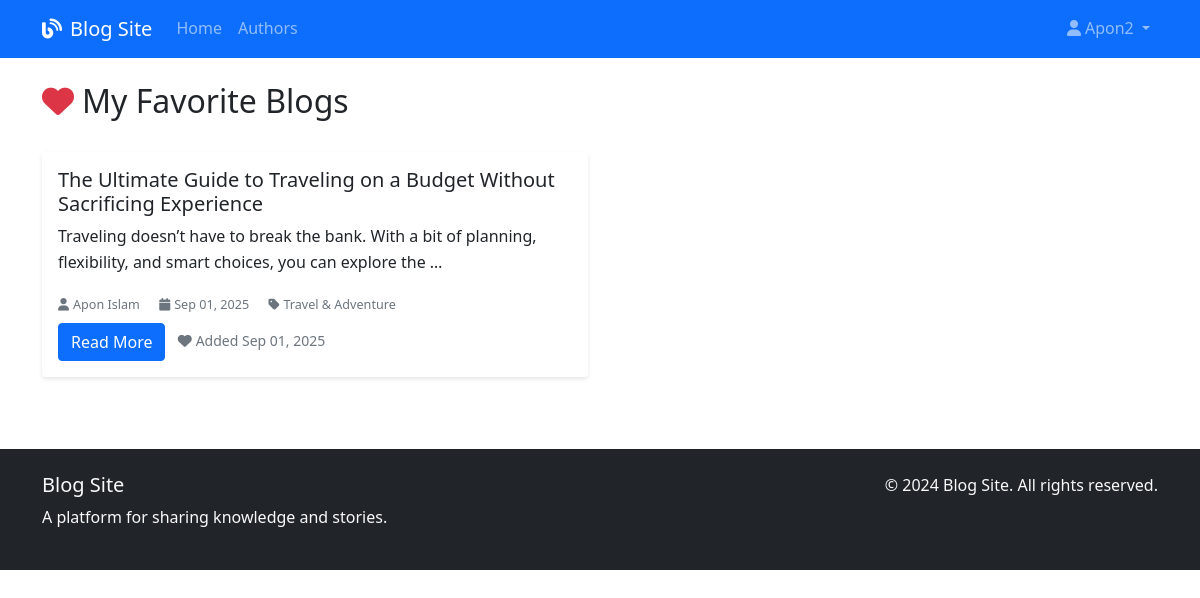
The app's page /accounts/favorites/ (signed in) with its own data.
### accounts/models.py (models this page shows, shortened)
class User(AbstractUser):
    USER_ROLES = (
        ('admin', 'Admin'),
        ('author', 'Author'),
        ('reader', 'Reader'),
    )
    role = models.CharField(max_length=10, choices=USER_ROLES, default='reader')
    bio = models.TextField(max_length=500, blank=True)
    profile_picture = models.ImageField(upload_to='profile_pics/', blank=True, null=True)
    website = models.URLField(blank=True)
    twitter = models.CharField(max_length=100, blank=True)
    linkedin = models.CharField(max_length=100, blank=True)
    github = models.CharField(max_length=100, blank=True)
    is_email_verified = models.BooleanField(default=False)
    email_verification_token = models.CharField(max_length=100, blank=True)
    created_at = models.DateTimeField(default=timezone.now)
    def get_full_name(self):
        return f"{self.first_name} {self.last_name}".strip() or self.username

### blog/models.py (models this page shows, shortened)
class Favorite(models.Model):
    user = models.ForeignKey(User, on_delete=models.CASCADE, related_name='favorites')
    blog = models.ForeignKey(Blog, on_delete=models.CASCADE, related_name='favorited_by')
    created_at = models.DateTimeField(default=timezone.now)
    class Meta:
        unique_together = ('user', 'blog')

class Blog(models.Model):
    STATUS_CHOICES = (
        ('published', 'Published'),
    )
    title = models.CharField(max_length=200)
    slug = models.SlugField(max_length=200, unique=True)
    author = models.ForeignKey(User, on_delete=models.CASCADE, related_name='blogs')
    body = models.TextField()
    category = models.ForeignKey(Category, on_delete=models.SET_NULL, null=True, blank=True)
    status = models.CharField(max_length=10, choices=STATUS_CHOICES, default='draft')
    featured_image = models.ImageField(upload_to='blog_images/', blank=True, null=True)
    created_at = models.DateTimeField(default=timezone.now)
    updated_at = models.DateTimeField(auto_now=True)
    views = models.PositiveIntegerField(default=0)
    class Meta:
        ordering = ['-created_at']
    def get_absolute_url(self):
        return reverse('blog:detail', kwargs={'slug': self.slug})

class Category(models.Model):
    name = models.CharField(max_length=100, unique=True)
    description = models.TextField(blank=True)
    created_at = models.DateTimeField(default=timezone.now)
    class Meta:
        verbose_name_plural = "Categories"

### accounts/views.py (the view)
# urls.py: path('favorites/', views.favorites_view, name='favorites'),
@login_required
def favorites_view(request):
    favorites = request.user.favorites.all().select_related('blog', 'blog__author')
    return render(request, 'accounts/favorites.html', {'favorites': favorites})

### templates/accounts/favorites.html (shortened to what this page needs)
{% extends 'base.html' %}
{% block content %}
<div class="d-flex justify-content-between align-items-center mb-4">
    <h2><i class="fas fa-heart me-2 text-danger"></i>My Favorite Blogs</h2>
</div>
{% if favorites %}
    <div class="row">
        {% for favorite in favorites %}
            <div class="col-md-6 mb-4">
                <div class="card blog-card h-100">
                    <div class="card-body d-flex flex-column">
                        <h5 class="card-title">{{ favorite.blog.title }}</h5>
                        <p class="card-text">{{ favorite.blog.body|truncatewords:20 }}</p>
                        <div class="blog-meta mb-2">
                            <small>
                                <i class="fas fa-user me-1"></i>{{ favorite.blog.author.get_full_name }}
                                <i class="fas fa-calendar ms-3 me-1"></i>{{ favorite.blog.created_at|date:"M d, Y" }}
                                {% if favorite.blog.category %}
                                    <i class="fas fa-tag ms-3 me-1"></i>{{ favorite.blog.category.name }}
                                {% endif %}
                            </small>
                        </div>
                        <div class="mt-auto">
                            <a href="{{ favorite.blog.get_absolute_url }}" class="btn btn-primary">Read More</a>
                            <small class="text-muted ms-2">
                                <i class="fas fa-heart me-1"></i>Added {{ favorite.created_at|date:"M d, Y" }}
                            </small>
                        </div>
                    </div>
                </div>
            </div>
        {% endfor %}
    </div>
{% endif %}
{% endblock %}

### templates/base.html (shortened to what this page needs)
<!DOCTYPE html>
<html lang="en">
<head>
    <link href="https://cdn.jsdelivr.net/npm/bootstrap@5.1.3/dist/css/bootstrap.min.css" rel="stylesheet">
    <link href="https://cdnjs.cloudflare.com/ajax/libs/font-awesome/6.0.0/css/all.min.css" rel="stylesheet">
    {% load static %}
    <link rel="stylesheet" href="{% static 'css/style.css' %}">
</head>
<body>
    <nav class="navbar navbar-expand-lg navbar-dark bg-primary">
        <div class="container">
            <a class="navbar-brand" href="{% url 'blog:home' %}">
                <i class="fas fa-blog me-2"></i>Blog Site
            </a>
            <div class="collapse navbar-collapse" id="navbarNav">
                <ul class="navbar-nav me-auto">
                    <li class="nav-item">
                        <a class="nav-link" href="{% url 'blog:home' %}">Home</a>
                    </li>
                    <li class="nav-item">
                        <a class="nav-link" href="{% url 'blog:authors' %}">Authors</a>
                    </li>
                </ul>
                <ul class="navbar-nav">
                    {% if user.is_authenticated %}
                        <li class="nav-item dropdown">
                            <a class="nav-link dropdown-toggle" href="#" id="navbarDropdown" role="button" data-bs-toggle="dropdown">
                                <i class="fas fa-user me-1"></i>{{ user.username }}
                            </a>
                        </li>
                    {% endif %}
                </ul>
            </div>
        </div>
    </nav>
    <main class="container my-4">
        {% block content %}
        {% endblock %}
    </main>
    <footer class="bg-dark text-light py-4 mt-5">
        <div class="container">
            <div class="row">
                <div class="col-md-6">
                    <h5>Blog Site</h5>
                    <p>A platform for sharing knowledge and stories.</p>
                </div>
                <div class="col-md-6 text-md-end">
                    <p>&copy; 2024 Blog Site. All rights reserved.</p>
                </div>
            </div>
        </div>
    </footer>
</body>
</html>

### static/css/style.css (style rules this page uses)
:root { --primary-color: #0d6efd; --secondary-color: #6c757d; --success-color: #198754; --danger-color: #dc3545; --warning-color: #ffc107; --info-color: #0dcaf0; }
body { font-family: "Segoe UI", Tahoma, Geneva, Verdana, sans-serif; line-height: 1.6; }
.blog-card { transition: transform 0.2s ease-in-out; border: none; box-shadow: 0 2px 4px rgba(0, 0, 0, 0.1); }
.blog-meta { font-size: 0.9rem; color: var(--secondary-color); }

### records on screen
User: username "Apon2"
Favorite: blog "The Ultimate Guide to Traveling on a Budget Without Sacrificing Experience", blog.body "Traveling doesn’t have to break the bank. With a bit of planning, flexibility, and smart choices, you can explore the …", blog.author.get_full_name "Apon Islam", blog.created_at "Sep 01, 2025", blog.category.name "Travel & Adventure", created_at "Sep 01, 2025"
